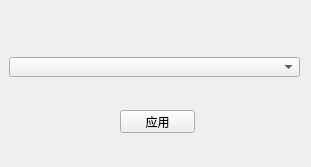
<?xml version="1.0" encoding="UTF-8"?>
<ui version="4.0">
 <class>ApplyMatDlg</class>
 <widget class="QWidget" name="ApplyMatDlg">
  <property name="geometry">
   <rect>
    <x>0</x>
    <y>0</y>
    <width>311</width>
    <height>167</height>
   </rect>
  </property>
  <property name="sizePolicy">
   <sizepolicy hsizetype="Fixed" vsizetype="Fixed">
    <horstretch>0</horstretch>
    <verstretch>0</verstretch>
   </sizepolicy>
  </property>
  <property name="minimumSize">
   <size>
    <width>311</width>
    <height>167</height>
   </size>
  </property>
  <property name="maximumSize">
   <size>
    <width>311</width>
    <height>167</height>
   </size>
  </property>
  <property name="windowTitle">
   <string>Form</string>
  </property>
  <widget class="QPushButton" name="applyMatPB">
   <property name="geometry">
    <rect>
     <x>120</x>
     <y>110</y>
     <width>75</width>
     <height>23</height>
    </rect>
   </property>
   <property name="text">
    <string>应用</string>
   </property>
  </widget>
  <widget class="QComboBox" name="allComponetCBX">
   <property name="geometry">
    <rect>
     <x>9</x>
     <y>57</y>
     <width>291</width>
     <height>20</height>
    </rect>
   </property>
  </widget>
 </widget>
 <resources/>
 <connections/>
</ui>
